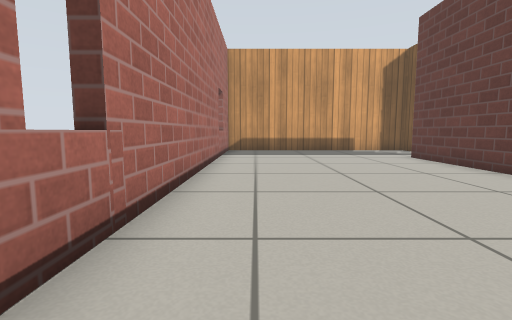
[1] (above)

23 first-person views from a walk through a Gazebo world. The camera is 0.5 m above the floor, tilts 6° down and sees 85° across. The floor is counted in squares, 0.5 m on a side. Each view is taken from the middle of a square. On the plan, view 1 faces up. The plan holds only what a view shows up to about 11 squares ahead; the rest is blank. Simple patterns stand in for the simulator's built-in surfaces. Simple shapes stand in for some stock models.

[2]
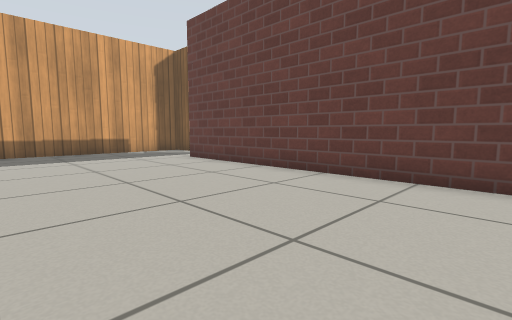

[3]
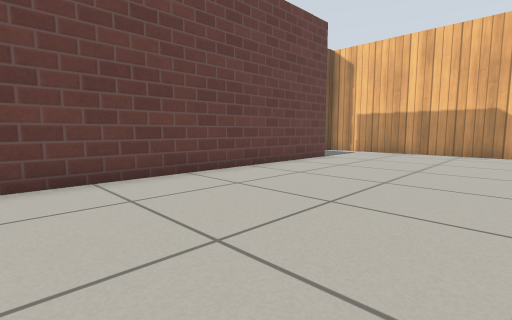

[4]
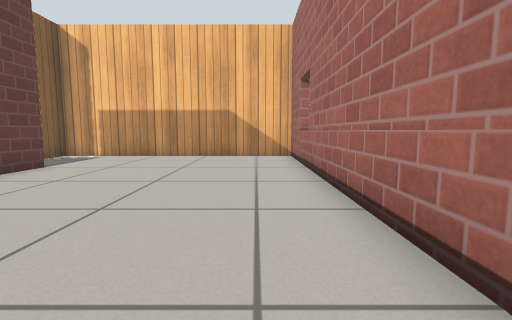

[5]
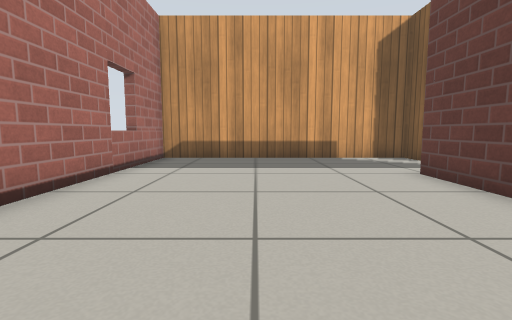

[6]
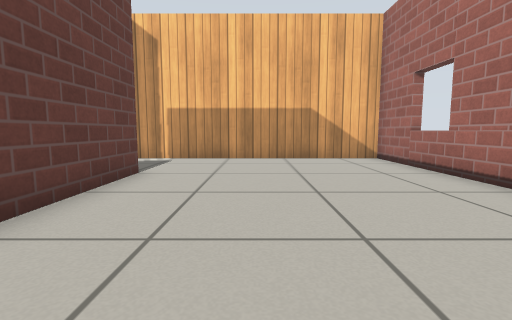

[7]
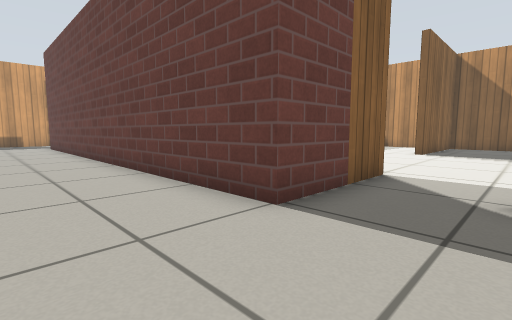

[8]
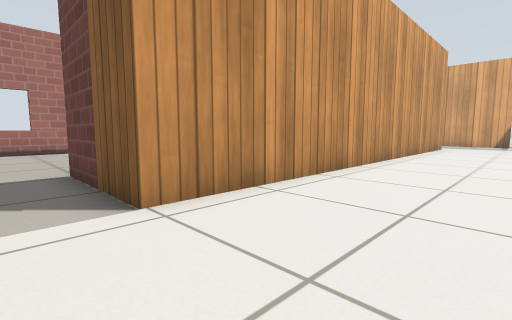

[9]
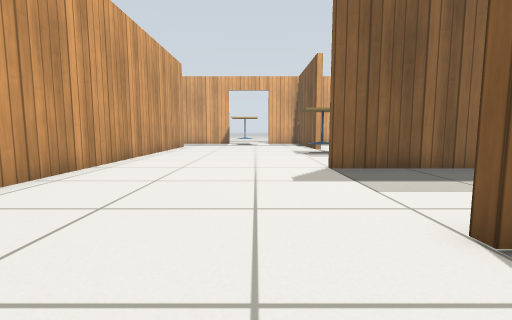

[10]
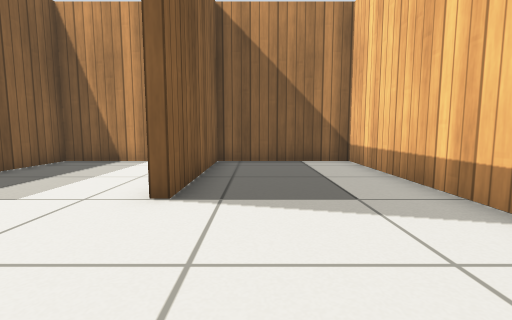

[11]
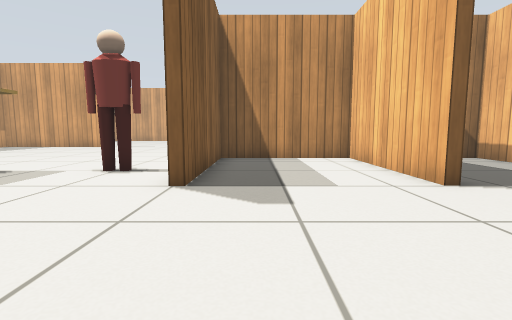

[12]
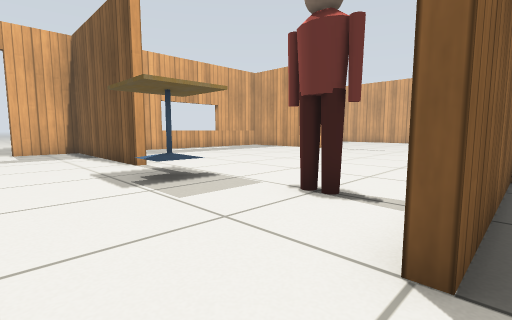

[13]
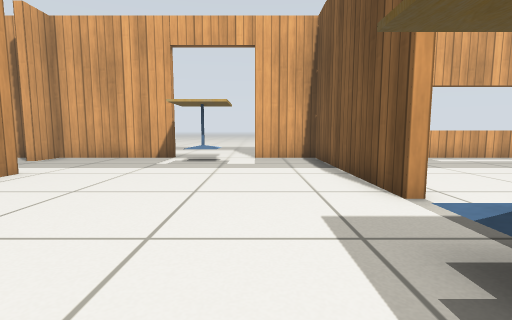

[14]
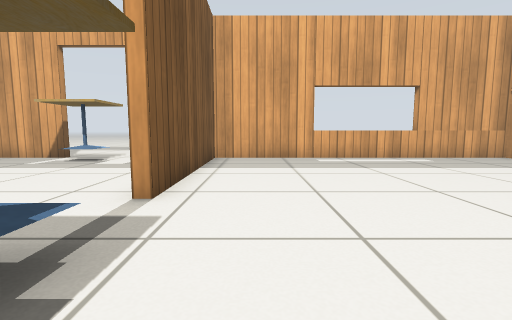

[15]
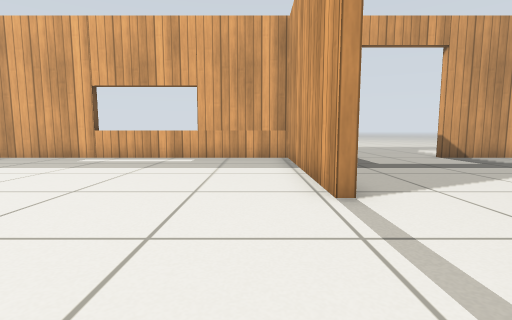

[16]
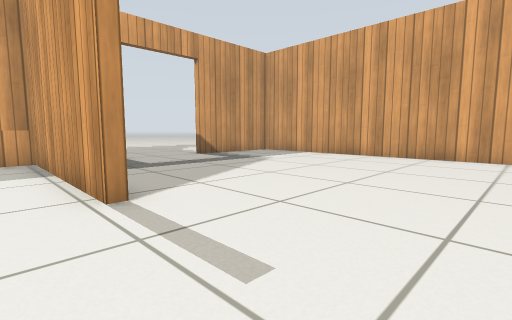

[17]
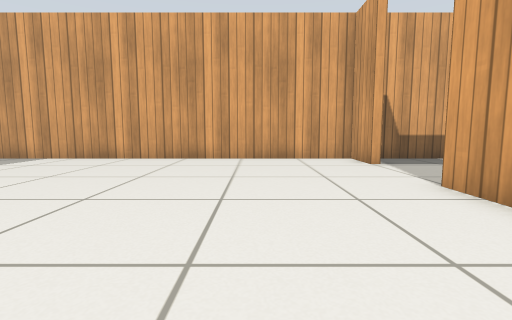

[18]
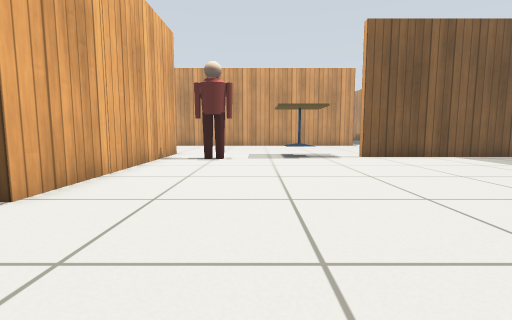

[19]
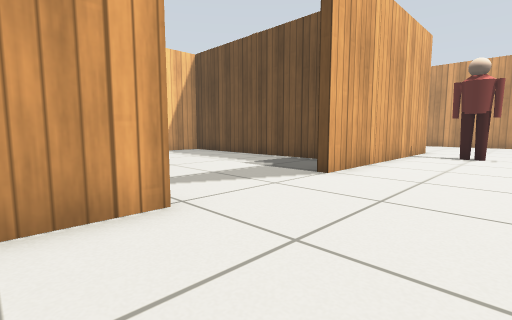

[20]
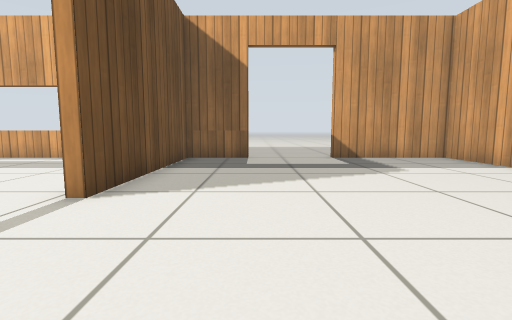

[21]
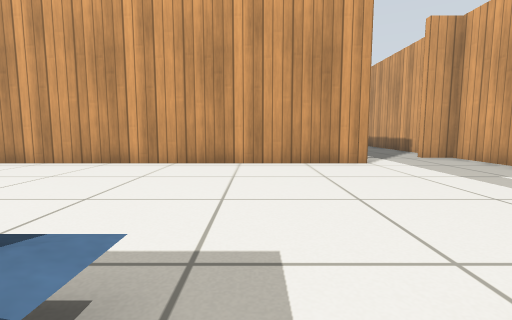

[22]
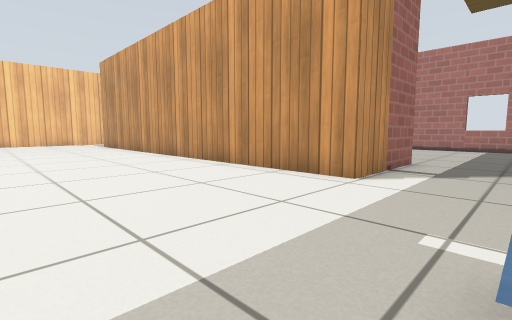

[23]
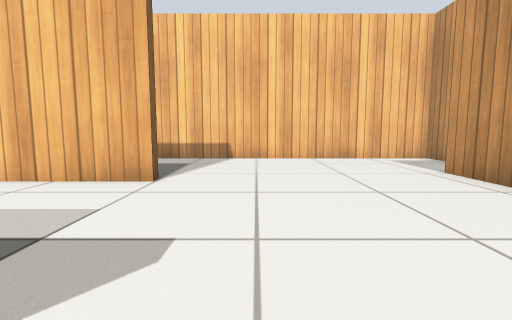

### Floor plan
Points are (right, up) in squares from view 1. A wall is a line through its corners. A room is listed if a view was taken in it or the views show most of it. See-through windows are left out.
Room 1 (views 1, 2, 3, 4, 5, 6, 7)
walls: (7.5, -5.6) (5.8, -5.6) (5.8, 10.4); (5.5, 14.2) (-1.4, 14.2) (-1.4, -9.1) (7.5, -9.1) (7.5, -7.9)
ways out: opening at (5, 12) to room 2; opening at (7, -6.5) to room 2
Room 2 (views 8, 9, 10, 11, 12, 13, 14, 15, 16, 17, 18, 19, 20, 21, 22, 23)
walls: (17.2, 8) (17.2, 14.2) (15, 14.2); (16.8, 0.7) (24.3, 0.7); (28.2, 8) (28.2, 14.2) (17.5, 14.2) (17.5, 8); (28.3, 0.7) (30, 0.7); (16, -4.4) (21.2, -4.4) (21.2, 0.3) (15.9, 0.3); (31.5, 0.7) (33, 0.7); (11.6, 14.2) (7.8, 14.2) (7.8, 13.1) (7.5, 13.1) (7.5, 14.2) (5.5, 14.2); (30.8, 14.2) (28.5, 14.2) (28.5, 8); (36.3, 0.7) (38, 0.7) (38, 14.2) (33.8, 14.2); (5.8, 10.4) (9.5, 10.4) (9.5, -5.6) (7.5, -5.6); (7.8, -8) (7.8, -9.1) (21.2, -9.1) (21.2, -4.7) (16, -4.7)
ways out: opening at (5, 12) to room 1; opening at (7, -6.5) to room 1; opening at (26.5, 0); opening at (34.5, 0); open door at (15, 14); open door at (32, 14)
objects: cafe table (16, 5) to (18, 6); person (18, 2) to (18, 3)

Where each view was taken, in squares from view 1:
view 1: 0 up, 0 right, facing up
view 2: 1 up, 0 right, facing up-right
view 3: 4 up, 0 right, facing down-right
view 4: 2 up, 0 right, facing down
view 5: 4 up, 2 right, facing up
view 6: 1 up, 3 right, facing down
view 7: 8 down, 3 right, facing up-right
view 8: 7 down, 13 right, facing up-left
view 9: 7 down, 14 right, facing up
view 10: 6 down, 12 right, facing right
view 11: 1 down, 11 right, facing right
view 12: 0 up, 14 right, facing up-right
view 13: 4 up, 15 right, facing up
view 14: 4 up, 19 right, facing up
view 15: 4 up, 27 right, facing up
view 16: 4 up, 27 right, facing up-right
view 17: 4 up, 28 right, facing right
view 18: 4 up, 28 right, facing left
view 19: 4 up, 30 right, facing down-left
view 20: 4 up, 31 right, facing up
view 21: 7 up, 18 right, facing left
view 22: 13 up, 15 right, facing down-left
view 23: 1 up, 14 right, facing down
